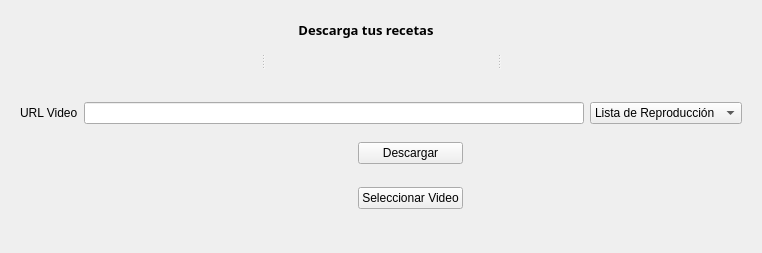
      <widget class="QWidget" name="pagina_descarga">
       <layout class="QGridLayout" name="gridLayout_2">
        <item row="1" column="0">
         <widget class="QWidget" name="widgetCentral" native="true">
          <property name="maximumSize">
           <size>
            <width>16777215</width>
            <height>200</height>
           </size>
          </property>
          <layout class="QGridLayout" name="gridLayout_7">
           <property name="leftMargin">
            <number>0</number>
           </property>
           <property name="topMargin">
            <number>0</number>
           </property>
           <property name="rightMargin">
            <number>0</number>
           </property>
           <property name="bottomMargin">
            <number>0</number>
           </property>
           <property name="spacing">
            <number>0</number>
           </property>
           <item row="0" column="0">
            <widget class="QWidget" name="widgetURL" native="true">
             <property name="maximumSize">
              <size>
               <width>16777215</width>
               <height>100</height>
              </size>
             </property>
             <layout class="QGridLayout" name="gridLayout_10">
              <item row="0" column="0">
               <layout class="QHBoxLayout" name="horizontalLayout_22">
                <item>
                 <widget class="QLabel" name="labelURL">
                  <property name="font">
                   <font>
                    <pointsize>9</pointsize>
                   </font>
                  </property>
                  <property name="text">
                   <string>URL Video</string>
                  </property>
                 </widget>
                </item>
                <item>
                 <widget class="QLineEdit" name="lineEditURL"/>
                </item>
                <item>
                 <widget class="QComboBox" name="comboBoxElegir">
                  <property name="font">
                   <font>
                    <pointsize>9</pointsize>
                   </font>
                  </property>
                  <item>
                   <property name="text">
                    <string>Lista de Reproducción</string>
                   </property>
                  </item>
                  <item>
                   <property name="text">
                    <string>Video</string>
                   </property>
                  </item>
                 </widget>
                </item>
               </layout>
              </item>
             </layout>
            </widget>
           </item>
           <item row="1" column="0">
            <widget class="QWidget" name="widgetBotones" native="true">
             <property name="maximumSize">
              <size>
               <width>16777215</width>
               <height>100</height>
              </size>
             </property>
             <layout class="QGridLayout" name="gridLayout_9">
              <item row="0" column="0">
               <layout class="QHBoxLayout" name="horizontalLayout_24">
                <item>
                 <spacer name="horizontalSpacer_10">
                  <property name="orientation">
                   <enum>Qt::Horizontal</enum>
                  </property>
                  <property name="sizeHint" stdset="0">
                   <size>
                    <width>338</width>
                    <height>20</height>
                   </size>
                  </property>
                 </spacer>
                </item>
                <item>
                 <layout class="QVBoxLayout" name="verticalLayout_7">
                  <item>
                   <widget class="QPushButton" name="BotonDescargar">
                    <property name="maximumSize">
                     <size>
                      <width>150</width>
                      <height>16777215</height>
                     </size>
                    </property>
                    <property name="font">
                     <font>
                      <pointsize>9</pointsize>
                     </font>
                    </property>
                    <property name="text">
                     <string>Descargar</string>
                    </property>
                   </widget>
                  </item>
                  <item>
                   <spacer name="verticalSpacer_5">
                    <property name="orientation">
                     <enum>Qt::Vertical</enum>
                    </property>
                    <property name="sizeHint" stdset="0">
                     <size>
                      <width>20</width>
                      <height>17</height>
                     </size>
                    </property>
                   </spacer>
                  </item>
                  <item>
                   <widget class="QPushButton" name="BotonSeleccionar">
                    <property name="font">
                     <font>
                      <pointsize>9</pointsize>
                     </font>
                    </property>
                    <property name="text">
                     <string>Seleccionar Video</string>
                    </property>
                   </widget>
                  </item>
                 </layout>
                </item>
                <item>
                 <spacer name="horizontalSpacer_11">
                  <property name="orientation">
                   <enum>Qt::Horizontal</enum>
                  </property>
                  <property name="sizeHint" stdset="0">
                   <size>
                    <width>200</width>
                    <height>20</height>
                   </size>
                  </property>
                 </spacer>
                </item>
               </layout>
              </item>
             </layout>
            </widget>
           </item>
          </layout>
         </widget>
        </item>
        <item row="2" column="0">
         <widget class="QWidget" name="widgetInferior" native="true">
          <layout class="QHBoxLayout" name="horizontalLayout_23"/>
         </widget>
        </item>
        <item row="0" column="0">
         <widget class="QWidget" name="widgetSuperior" native="true">
          <property name="styleSheet">
           <string notr="true"/>
          </property>
          <layout class="QVBoxLayout" name="verticalLayout_11">
           <item>
            <widget class="QWidget" name="widget_6" native="true">
             <property name="maximumSize">
              <size>
               <width>16777215</width>
               <height>40</height>
              </size>
             </property>
             <layout class="QHBoxLayout" name="horizontalLayout_16">
              <property name="spacing">
               <number>0</number>
              </property>
              <property name="leftMargin">
               <number>0</number>
              </property>
              <property name="topMargin">
               <number>0</number>
              </property>
              <property name="rightMargin">
               <number>0</number>
              </property>
              <property name="bottomMargin">
               <number>0</number>
              </property>
              <item>
               <layout class="QHBoxLayout" name="horizontalLayout_15">
                <item>
                 <spacer name="horizontalSpacer_6">
                  <property name="orientation">
                   <enum>Qt::Horizontal</enum>
                  </property>
                  <property name="sizeHint" stdset="0">
                   <size>
                    <width>278</width>
                    <height>20</height>
                   </size>
                  </property>
                 </spacer>
                </item>
                <item>
                 <widget class="QLabel" name="label">
                  <property name="font">
                   <font>
                    <family>Segoe UI Black</family>
                    <pointsize>10</pointsize>
                    <weight>75</weight>
                    <bold>true</bold>
                   </font>
                  </property>
                  <property name="text">
                   <string>Descarga tus recetas</string>
                  </property>
                  <property name="alignment">
                   <set>Qt::AlignCenter</set>
                  </property>
                 </widget>
                </item>
                <item>
                 <spacer name="horizontalSpacer_7">
                  <property name="orientation">
                   <enum>Qt::Horizontal</enum>
                  </property>
                  <property name="sizeHint" stdset="0">
                   <size>
                    <width>308</width>
                    <height>20</height>
                   </size>
                  </property>
                 </spacer>
                </item>
               </layout>
              </item>
             </layout>
            </widget>
           </item>
           <item>
            <widget class="QWidget" name="widget_7" native="true">
             <layout class="QHBoxLayout" name="horizontalLayout_17">
              <item>
               <widget class="QSplitter" name="splitter_2">
                <property name="orientation">
                 <enum>Qt::Horizontal</enum>
                </property>
                <widget class="QWidget" name="widget_8" native="true">
                 <layout class="QGridLayout" name="gridLayout_13">
                  <item row="0" column="0">
                   <widget class="QLabel" name="label_11">
                    <property name="maximumSize">
                     <size>
                      <width>150</width>
                      <height>150</height>
                     </size>
                    </property>
                    <property name="text">
                     <string/>
                    </property>
                    <property name="pixmap">
                     <pixmap resource="resource.qrc">:/icons/icons/download.png</pixmap>
                    </property>
                    <property name="scaledContents">
                     <bool>true</bool>
                    </property>
                   </widget>
                  </item>
                 </layout>
                </widget>
                <widget class="QWidget" name="widget_9" native="true">
                 <layout class="QGridLayout" name="gridLayout_14">
                  <item row="0" column="0">
                   <widget class="QLabel" name="label_12">
                    <property name="maximumSize">
                     <size>
                      <width>150</width>
                      <height>150</height>
                     </size>
                    </property>
                    <property name="text">
                     <string/>
                    </property>
                    <property name="pixmap">
                     <pixmap resource="resource.qrc">:/icons/icons/right-arrow.png</pixmap>
                    </property>
                    <property name="scaledContents">
                     <bool>true</bool>
                    </property>
                   </widget>
                  </item>
                 </layout>
                </widget>
                <widget class="QWidget" name="widget_10" native="true">
                 <layout class="QGridLayout" name="gridLayout_12">
                  <item row="0" column="0">
                   <widget class="QLabel" name="label_19">
                    <property name="maximumSize">
                     <size>
                      <width>150</width>
                      <height>150</height>
                     </size>
                    </property>
                    <property name="text">
                     <string/>
                    </property>
                    <property name="pixmap">
                     <pixmap resource="resource.qrc">:/icons/icons/music-player.png</pixmap>
                    </property>
                    <property name="scaledContents">
                     <bool>true</bool>
                    </property>
                   </widget>
                  </item>
                 </layout>
                </widget>
               </widget>
              </item>
             </layout>
            </widget>
           </item>
          </layout>
         </widget>
        </item>
       </layout>
      </widget>
